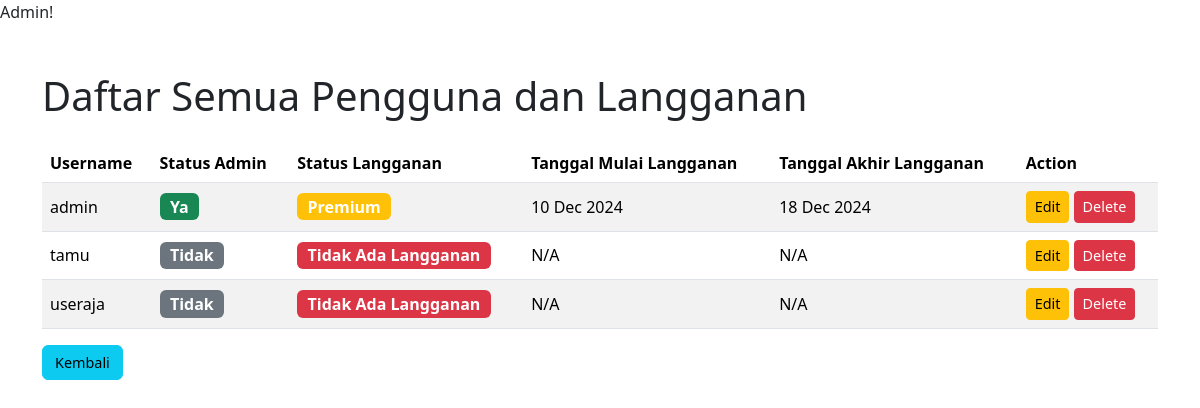
The page /admin/views/users_list.php (signed in) on the database its author committed.
### tables this page shows
CREATE TABLE `user_subscriptions` (
  `user_id` int(11) NOT NULL,
  `is_premium` tinyint(1) DEFAULT 0,
  `subscription_start` datetime DEFAULT NULL,
  `subscription_end` datetime DEFAULT NULL
);

CREATE TABLE `users` (
  `id` int(11) NOT NULL,
  `username` varchar(50) NOT NULL,
  `password` varchar(255) NOT NULL,
  `is_admin` tinyint(1) DEFAULT 0
);

### admin/views/users_list.php (the view, shortened to what this page needs)
<?php
include '../../components/db.php';
$query = "
    SELECT users.id, users.username, users.is_admin, user_subscriptions.is_premium, user_subscriptions.subscription_start, user_subscriptions.subscription_end
    FROM users
    LEFT JOIN user_subscriptions ON users.id = user_subscriptions.user_id
";
$users = mysqli_query($conn, $query);
?>
<!DOCTYPE html>
<html lang="en">
<head>
    <link href="https://cdn.jsdelivr.net/npm/bootstrap@5.3.2/dist/css/bootstrap.min.css" rel="stylesheet">
</head>
<body>
    <div class="container mt-5">
        <h1 class="mb-4">Daftar Semua Pengguna dan Langganan</h1>
        <table class="table table-striped table-hover">
            <thead>
                <tr>
                    <th>Username</th>
                    <th>Status Admin</th>
                    <th>Status Langganan</th>
                    <th>Tanggal Mulai Langganan</th>
                    <th>Tanggal Akhir Langganan</th>
                    <th>Action</th>
                </tr>
            </thead>
            <tbody>
                <?php while ($user = mysqli_fetch_assoc($users)): ?>
                    <tr>
                        <td><?= $user['username'] ?></td>
                        <td>
                            <span class="badge <?= $user['is_admin'] == 1 ? 'bg-success' : 'bg-secondary' ?>">
                                <?= $user['is_admin'] == 1 ? 'Ya' : 'Tidak' ?>
                            </span>
                        </td>
                        <td>
                            <?php if ($user['is_premium']): ?>
                                <span class="badge bg-warning">Premium</span>
                            <?php else: ?>
                                <span class="badge bg-danger">Tidak Ada Langganan</span>
                            <?php endif; ?>
                        </td>
                        <td><?= $user['subscription_start'] ? date('d M Y', strtotime($user['subscription_start'])) : 'N/A' ?></td>
                        <td><?= $user['subscription_end'] ? date('d M Y', strtotime($user['subscription_end'])) : 'N/A' ?></td>
                        <td>
                            <a href="../actions/edit_user.php?id=<?= $user['id'] ?>" class="btn btn-sm btn-warning">Edit</a>
                            <a href="../actions/delete_user.php?id=<?= $user['id'] ?>" class="btn btn-sm btn-danger" onclick="return confirm('Apakah Anda yakin ingin menghapus pengguna ini?')">Delete</a>
                        </td>
                    </tr>
                <?php endwhile; ?>
            </tbody>
        </table>
    <a href="dashboard.php" class="btn btn-info">Kembali</a>
    </div>
</body>
</html>

### admin/views/users_list.php (style rules this page uses)
.table th, .table td { vertical-align: middle; }
.table thead { background-color: #f8f9fa; }
.table-striped tbody tr:nth-of-type(odd) { background-color: #f2f2f2; }
.badge { font-size: 1em; }
.btn { font-size: 0.9em; }

### rows shown on the page
user_subscriptions: user_id.username "admin", shows "Ya", is_premium "Premium", subscription_start "10 Dec 2024", subscription_end "18 Dec 2024"
users: username "tamu", is_admin "Tidak", shows "Tidak Ada Langganan", shows "N/A"
users: username "useraja", is_admin "Tidak", shows "Tidak Ada Langganan", shows "N/A"
